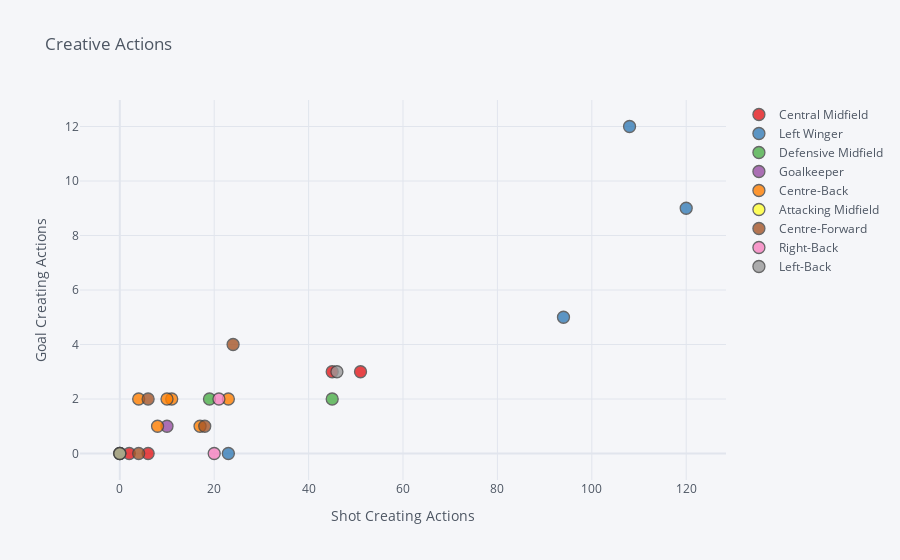

Notebook code cell kept with this figure:
### Code cell
everton_player.iplot(kind='scatter', x='SCA', y='GCA', mode='markers', title='Creative Actions', colorscale='set1',
                     xTitle='Shot Creating Actions', yTitle='Goal Creating Actions', categories='Main Position')

### Figure 1 — Plotly figure (JSON) as saved in the notebook; plotly's stock layout.template omitted (floating-point values rounded to 4 significant figures)
{"data": [{"marker": {"color": "rgba(228, 26, 28, 1.0)", "line": {"width": 1.3}, "opacity": 0.8, "size": 12, "symbol": "circle"}, "mode": "markers", "name": "Central Midfield", "textfont": {"color": "#4D5663"}, "type": "scatter", "x": [45, 51, 2, 6], "y": [3, 3, 0, 0]}, {"marker": {"color": "rgba(55, 126, 184, 1.0)", "line": {"width": 1.3}, "opacity": 0.8, "size": 12, "symbol": "circle"}, "mode": "markers", "name": "Left Winger", "textfont": {"color": "#4D5663"}, "type": "scatter", "x": [120, 23, 94, 108], "y": [9, 0, 5, 12]}, {"marker": {"color": "rgba(77, 175, 74, 1.0)", "line": {"width": 1.3}, "opacity": 0.8, "size": 12, "symbol": "circle"}, "mode": "markers", "name": "Defensive Midfield", "textfont": {"color": "#4D5663"}, "type": "scatter", "x": [45, 19], "y": [2, 2]}, {"marker": {"color": "rgba(152, 78, 163, 1.0)", "line": {"width": 1.3}, "opacity": 0.8, "size": 12, "symbol": "circle"}, "mode": "markers", "name": "Goalkeeper", "textfont": {"color": "#4D5663"}, "type": "scatter", "x": [0, 10], "y": [0, 1]}, {"marker": {"color": "rgba(255, 127, 0, 1.0)", "line": {"width": 1.3}, "opacity": 0.8, "size": 12, "symbol": "circle"}, "mode": "markers", "name": "Centre-Back", "textfont": {"color": "#4D5663"}, "type": "scatter", "x": [4, 17, 23, 11, 10, 8], "y": [2, 1, 2, 2, 2, 1]}, {"marker": {"color": "rgba(255, 255, 51, 1.0)", "line": {"width": 1.3}, "opacity": 0.8, "size": 12, "symbol": "circle"}, "mode": "markers", "name": "Attacking Midfield", "textfont": {"color": "#4D5663"}, "type": "scatter", "x": [0], "y": [0]}, {"marker": {"color": "rgba(166, 86, 40, 1.0)", "line": {"width": 1.3}, "opacity": 0.8, "size": 12, "symbol": "circle"}, "mode": "markers", "name": "Centre-Forward", "textfont": {"color": "#4D5663"}, "type": "scatter", "x": [24, 6, 18, 4], "y": [4, 2, 1, 0]}, {"marker": {"color": "rgba(247, 129, 191, 1.0)", "line": {"width": 1.3}, "opacity": 0.8, "size": 12, "symbol": "circle"}, "mode": "markers", "name": "Right-Back", "textfont": {"color": "#4D5663"}, "type": "scatter", "x": [20, 21], "y": [0, 2]}, {"marker": {"color": "rgba(153, 153, 153, 1.0)", "line": {"width": 1.3}, "opacity": 0.8, "size": 12, "symbol": "circle"}, "mode": "markers", "name": "Left-Back", "textfont": {"color": "#4D5663"}, "type": "scatter", "x": [0, 46], "y": [0, 3]}, {"marker": {"color": "rgba(153, 153, 153, 0.8999999999999999)", "line": {"width": 1.3}, "opacity": 0.8, "size": 12, "symbol": "circle"}, "mode": "markers", "name": "nan", "textfont": {"color": "#4D5663"}, "type": "scatter", "x": [], "y": []}], "layout": {"legend": {"bgcolor": "#F5F6F9", "font": {"color": "#4D5663"}}, "paper_bgcolor": "#F5F6F9", "plot_bgcolor": "#F5F6F9", "title": {"font": {"color": "#4D5663"}, "text": "Creative Actions"}, "xaxis": {"gridcolor": "#E1E5ED", "showgrid": true, "tickfont": {"color": "#4D5663"}, "title": {"font": {"color": "#4D5663"}, "text": "Shot Creating Actions"}, "zerolinecolor": "#E1E5ED"}, "yaxis": {"gridcolor": "#E1E5ED", "showgrid": true, "tickfont": {"color": "#4D5663"}, "title": {"font": {"color": "#4D5663"}, "text": "Goal Creating Actions"}, "zerolinecolor": "#E1E5ED"}}}
